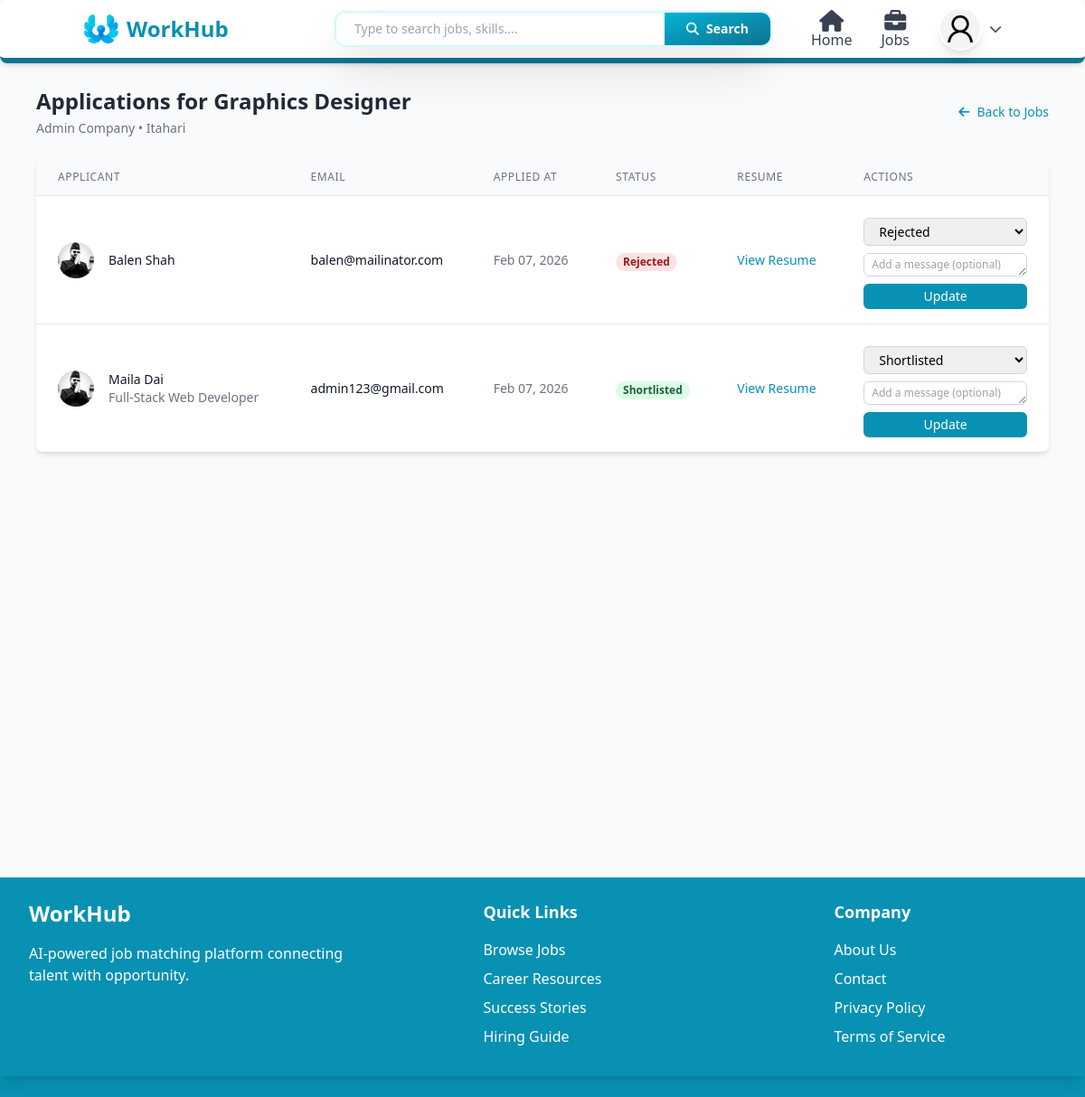
The page /jobs/4/applications (signed in) on the database its author committed.
### users/models.py (models this page shows, shortened)
class Profile(models.Model):
    def generateImagePath(instance, filename):
        return f"users/{instance.user.username}/{filename}"
    class RoleOptions(models.TextChoices):
        Admin = "Admin", "Admin"
        JobSeeker = "Job Seeker", "Job Seeker"
        Recruiter = "Recruiter", "Recruiter"
    class GenderOptions(models.TextChoices):
        Male = "Male", "Male"
        Female = "Female", "Female"
        Others = "Others", "Others"
    class JobTypeOptions(models.TextChoices):
        FullTime = "Full Time", "Full Time"
        PartTime = "Part Time", "Part Time"
        Contract = "Contract", "Contract"
        Intern = "Internship", "Internship"
    class WorkModeOptions(models.TextChoices):
        OnSite = "On-site", "On-site"
        Remote = "Remote", "Remote"
        Hybrid = "Hybrid", "Hybrid"
    user = models.OneToOneField(User, on_delete=models.CASCADE)
    position = models.CharField(max_length=100, blank=True)
    summary = models.TextField(blank=True)
    address = models.CharField(max_length=50)
    phone = models.CharField( max_length=10)
    nationality = models.CharField( max_length=15, default="Nepal")
    gender = models.CharField( choices=GenderOptions, default=GenderOptions.Male, max_length=6 )
    profile_image = models.ImageField( blank=True, null=True, upload_to=generateImagePath, default="users/default_user.png" )
    dob = models.DateField(blank=True, null=True)
    role = models.CharField(max_length=10, choices=RoleOptions, default=RoleOptions.JobSeeker)
    skills = models.ManyToManyField(Skill, blank=True, related_name="profiles")
    preferred_location = models.CharField(max_length=100, blank=True)
    preferred_job_type = models.CharField(max_length=50, choices=JobTypeOptions, blank=True)
    preferred_work_mode = models.CharField(max_length=20, choices=WorkModeOptions, blank=True)
    created_at = models.DateTimeField(auto_now_add=True)
    def completion_percentage(self):
        checks = [
            bool(self.position),
            bool(self.summary),
            bool(self.address),
            bool(self.phone),
            bool(self.dob),
            bool(self.profile_image),
            self.skills.exists(),
            self.educations.exists(),
            self.experiences.exists(),
            self.projects.exists(),
            bool(self.preferred_location),
            bool(self.preferred_job_type),
            bool(self.preferred_work_mode),
        ]
        completed = sum(checks)
        total = len(checks)
        return int((completed / total) * 100)

### jobs/models.py (models this page shows, shortened)
class Job(models.Model):
    class EMPLOYMENT_TYPE_CHOICES (models.TextChoices):
        FullTime = "Full Time", "Full Time"
        PartTime = "Part Time", "Part Time"
        Contract = "Contract", "Contract"
        Intern = "Internship", "Internship"
    class WORK_MODE_CHOICES (models.TextChoices):
        OnSite = "On-site", "On-site"
        Remote = "Remote", "Remote"
        Hybrid = "Hybrid", "Hybrid"
    title = models.CharField(max_length=150)
    description = models.TextField()
    company = models.ForeignKey(Company, on_delete=models.CASCADE, related_name="jobs")
    location = models.CharField(max_length=150)
    recruiter = models.ForeignKey(User, on_delete=models.CASCADE, related_name="jobs_recruited")
    employment_type = models.CharField(max_length=20, choices=EMPLOYMENT_TYPE_CHOICES, default=EMPLOYMENT_TYPE_CHOICES.FullTime )
    work_mode = models.CharField( max_length=20, choices=WORK_MODE_CHOICES , default=WORK_MODE_CHOICES.OnSite )
    min_experience = models.PositiveIntegerField( help_text="Minimum experience required (in years)"  )
    vacancies = models.PositiveIntegerField( default=1 )
    salary_min = models.PositiveIntegerField( null=True, blank=True )
    salary_max = models.PositiveIntegerField( null=True, blank=True )
    skills = models.ManyToManyField( Skill,  related_name="jobs", blank=True )
    is_active = models.BooleanField(default=True)
    created_at = models.DateTimeField(auto_now_add=True)
    updated_at = models.DateTimeField(auto_now=True)

### companies/models.py (models this page shows, shortened)
class Company(models.Model):
    def generateImagePath(instance, filename):
        return f"companies/{instance.created_by.username}/{filename}"
    class OrganizationSize(models.TextChoices):
        SIZE_1_10 = "1-10", "1-10 employees"
        SIZE_11_50 = "11-50", "11-50 employees"
        SIZE_51_200 = "51-200", "51-200 employees"
        SIZE_201_500 = "201-500", "201-500 employees"
        SIZE_501_1000 = "501-1000", "501-1000 employees"
        SIZE_1000_PLUS = "1000+", "1000+ employees"
    class OrganizationType(models.TextChoices):
        PRIVATE = "private", "Private"
        PUBLIC = "public", "Public"
        NON_PROFIT = "non_profit", "Non-profit"
        GOVERNMENT = "government", "Government"
        EDUCATIONAL = "educational", "Educational"
        SELF_EMPLOYED = "self_employed", "Self-employed"
    name = models.CharField(max_length=255)
    description = models.TextField(blank=True)
    public_url = models.SlugField(unique=True)
    website = models.URLField(blank=True)
    industry = models.CharField(max_length=100)
    organization_size = models.CharField(max_length=20, choices=OrganizationSize.choices)
    organization_type = models.CharField(max_length=20, choices=OrganizationType.choices)
    logo = models.ImageField(upload_to=generateImagePath,default="users/default_company.png")
    tagline = models.CharField(max_length=120, blank=True)
    created_by = models.ForeignKey(User, on_delete=models.CASCADE, related_name="companies_created")
    created_at = models.DateTimeField(auto_now_add=True)

### applications/models.py (models this page shows, shortened)
class Application(models.Model):
    class STATUS_CHOICES (models.TextChoices):
        Applied =   "applied", "Applied"
        Reviewing = "reviewing", "Reviewing"
        Shortlisted =  "shortlisted", "Shortlisted"
        Rejected =  "rejected", "Rejected"
        Hired =  "hired", "Hired"
    job = models.ForeignKey(Job, on_delete=models.CASCADE, related_name="applications")
    applicant = models.ForeignKey(User, on_delete=models.CASCADE, related_name="applications")
    status = models.CharField(max_length=20, choices=STATUS_CHOICES, default="applied")
    applied_at = models.DateTimeField(auto_now_add=True)
    updated_at = models.DateTimeField(auto_now=True)
    class Meta:
        unique_together = ("job", "applicant")
        ordering = ["-applied_at"]

### jobs/views.py (the view)
# urls.py: path("<int:pk>/applications", job_applications, name="job_applications")
@login_required(login_url="/user/login/")
def job_applications(request, pk):
    job = get_object_or_404(Job, pk=pk)
    user = request.user
    if not (job.recruiter == user or (job.company and job.company.created_by == user)):
        messages.error(request, "You are not authorized to view applications for this job.")
        return redirect("/company/pages?tab=jobs")
    applications = Application.objects.filter(job=job).select_related('applicant__profile').order_by('-applied_at')
    return render(request, "pages/jobs/job_applications.html", {"job": job, "applications": applications})

### templates/pages/jobs/job_applications.html (shortened to what this page needs)
{% extends 'layouts/main.html' %}
{% block content %}
<div class="mx-6 px-4 py-8">
  <div class="flex items-center justify-between mb-6">
    <div>
      <h1 class="text-2xl font-semibold text-gray-800">
        Applications for {{ job.title }}
      </h1>
      <p class="text-sm text-gray-500 mt-1">
        {{ job.company.name }} • {{ job.location }}
      </p>
    </div>
    <a href="/company/pages/?tab=jobs" class="text-cyan-600 hover:text-cyan-700 text-sm font-medium">
      <i class="fas fa-arrow-left mr-2"></i>Back to Jobs
    </a>
  </div>
  {% if applications %}
    <div class="bg-white shadow-md rounded-lg overflow-hidden">
      <table class="min-w-full divide-y divide-gray-200">
        <thead class="bg-gray-50">
          <tr>
            <th class="px-6 py-3 text-left text-xs font-medium text-gray-500 uppercase tracking-wider">Applicant</th>
            <th class="px-6 py-3 text-left text-xs font-medium text-gray-500 uppercase tracking-wider">Email</th>
            <th class="px-6 py-3 text-left text-xs font-medium text-gray-500 uppercase tracking-wider">Applied At</th>
            <th class="px-6 py-3 text-left text-xs font-medium text-gray-500 uppercase tracking-wider">Status</th>
            <th class="px-6 py-3 text-left text-xs font-medium text-gray-500 uppercase tracking-wider">Resume</th>
            <th class="px-6 py-3 text-left text-xs font-medium text-gray-500 uppercase tracking-wider">Actions</th>
          </tr>
        </thead>
        <tbody class="bg-white divide-y divide-gray-200">
          {% for application in applications %}
            <tr class="hover:bg-gray-50">
              <td class="px-6 py-4 whitespace-nowrap">
                <div class="flex items-center">
                  {% if application.applicant.profile.profile_image %}
                    <img class="h-10 w-10 rounded-full object-cover" src="{{ application.applicant.profile.profile_image.url }}" alt="{{ application.applicant.get_full_name }}">
                  {% else %}
                    <div class="h-10 w-10 rounded-full bg-gray-300 flex items-center justify-center">
                      <i class="fas fa-user text-gray-600"></i>
                    </div>
                  {% endif %}
                  <div class="ml-4">
                    <div class="text-sm font-medium text-gray-900">
                      {{ application.applicant.get_full_name|default:application.applicant.username }}
                    </div>
                    {% if application.applicant.profile.position %}
                      <div class="text-sm text-gray-500">
                        {{ application.applicant.profile.position }}
                      </div>
                    {% endif %}
                  </div>
                </div>
              </td>
              <td class="px-6 py-4 whitespace-nowrap text-sm text-gray-900">
                {{ application.applicant.email }}
              </td>
              <td class="px-6 py-4 whitespace-nowrap text-sm text-gray-500">
                {{ application.applied_at|date:"M d, Y" }}
              </td>
              <td class="px-6 py-4 whitespace-nowrap">
                <span class="px-2 inline-flex text-xs leading-5 font-semibold rounded-full
                  {% if application.status == 'shortlisted' %}bg-green-100 text-green-800{% endif %}
                  {% if application.status == 'rejected' %}bg-red-100 text-red-800{% endif %}
                  {% if application.status == 'hired' %}bg-purple-100 text-purple-800{% endif %}">
                  {{ application.get_status_display }}
                </span>
              </td>
              <td class="px-6 py-4 whitespace-nowrap text-sm font-medium">
                <a href="{% url 'generate-resume' application.applicant.profile.id %}" class="text-cyan-600 hover:text-cyan-900">
                  View Resume
                </a>
              </td>
              <td class="px-6 py-4 whitespace-nowrap text-sm font-medium">
                <form method="post" action="{% url 'change_application_status' application.id %}" class="flex flex-col space-y-2">
                  <select name="status" class="px-3 py-1 border border-gray-300 rounded-md text-sm focus:outline-none focus:ring-2 focus:ring-cyan-500">
                    <option value="shortlisted" {% if application.status == 'shortlisted' %}selected{% endif %} class="text-green-600">Shortlisted</option>
                    <option value="rejected" {% if application.status == 'rejected' %}selected{% endif %} class="text-red-600">Rejected</option>
                  </select>
                  <textarea name="status_message" placeholder="Add a message (optional)" class="px-2 py-1 border border-gray-300 rounded-md text-xs focus:outline-none focus:ring-1 focus:ring-cyan-500" rows="1"></textarea>
                  <button type="submit" class="px-3 py-1 bg-cyan-600 text-white text-sm rounded-md hover:bg-cyan-700 transition">Update</button>
                </form>
              </td>
            </tr>
          {% endfor %}
        </tbody>
      </table>
    </div>
  {% endif %}
</div>
{% endblock %}

### templates/layouts/main.html (shortened to what this page needs)
<!DOCTYPE html>
<html lang="en">
  <head>
    <script src="https://cdn.tailwindcss.com"></script>
    <link rel="stylesheet" href="https://cdnjs.cloudflare.com/ajax/libs/font-awesome/6.5.0/css/all.min.css" />
  </head>
  <body class="bg-gray-50">
    <nav class="fixed w-full z-50 bg-white shadow-md border-b-[6px] border-cyan-700 rounded-lg no-print">
      <div class="mx-auto px-4 sm:px-6 lg:px-8 ml-[5%] mr-[5%]">
        <div class="grid grid-cols-8 space-x-6 items-center h-16">
          <a href="/" class="flex items-center gap-2 col-span-2">
            <img class="h-10 w-10" src="/media/system_image/logo1.png" alt="Logo" />
            <h1 class="hidden md:block text-2xl font-bold text-cyan-600">WorkHub</h1>
          </a>
          <div class="col-span-4 relative">
            {% if request.path != "/" %}
              {% include 'components/search_bar.html' %}
            {% endif %}
          </div>
          {% if request.user.is_authenticated %}
            <div class="hidden md:flex items-center space-x-8 ms-auto relative col-span-2">
              <a href="/dashboard" class="ml-auto mt-auto flex flex-col space-y-2 items-center text-gray-700 hover:text-cyan-600 transition duration-300">
                <i class="fa fa-xl fa-home"></i>
                <span class="">Home</span>
              </a>
              <a href="/jobs" class="mt-auto flex flex-col space-y-2 items-center text-gray-700 hover:text-cyan-600 transition duration-300">
                <i class="fa-solid fa-xl fa-briefcase"></i>
                <span class="">Jobs</span>
              </a>
              <div class="" id="profileDropdown">
                <button type="button" onclick="toggleDropdown()" class="flex items-center gap-2 focus:outline-none">
                  <img src="{{ request.user.profile.profile_image.url }}" alt="{{ user.username }}" class="w-12 h-12 rounded-full bg-gray-100 border-2 border-white shadow-lg object-cover hover:border-cyan-600 hover:scale-[1.05] transition duration-300 cursor-pointer" />
                  <i id="dropdownArrow" class="fas fa-chevron-down text-gray-600 text-sm transition-transform duration-300"></i>
                </button>
              </div>
            </div>
          {% endif %}
        </div>
      </div>
    </nav>
    <div class="flex flex-col pt-16 pb-4 min-h-[80vh]">
      {% block content %}
      {% endblock %}
    </div>
    <footer class="bg-cyan-600 text-white py-6 no-print">
      <div class="shadow-lg pb-8">
        <div class="max-w-7xl mx-auto px-4 sm:px-6 lg:px-8 grid grid-cols-1 md:grid-cols-3 gap-4">
          <div class="mx-auto">
            <h3 class="text-2xl font-bold mb-4">WorkHub</h3>
            <p class="">AI-powered job matching platform connecting talent with opportunity.</p>
          </div>
          <div class="mx-auto">
            <h4 class="text-lg font-semibold mb-4">Quick Links</h4>
            <ul class="space-y-2">
              <li>
                <a href="#" class="hover:text-green-400 transition duration-300">Browse Jobs</a>
              </li>
              <li>
                <a href="#" class="hover:text-green-400 transition duration-300">Career Resources</a>
              </li>
              <li>
                <a href="#" class="hover:text-green-400 transition duration-300">Success Stories</a>
              </li>
              <li>
                <a href="#" class="hover:text-green-400 transition duration-300">Hiring Guide</a>
              </li>
            </ul>
          </div>
          <div class="mx-auto">
            <h4 class="text-lg font-semibold mb-4">Company</h4>
            <ul class="space-y-2">
              <li>
                <a href="#" class="hover:text-green-400 transition duration-300">About Us</a>
              </li>
              <li>
                <a href="#" class="hover:text-green-400 transition duration-300">Contact</a>
              </li>
              <li>
                <a href="#" class="hover:text-green-400 transition duration-300">Privacy Policy</a>
              </li>
              <li>
                <a href="#" class="hover:text-green-400 transition duration-300">Terms of Service</a>
              </li>
            </ul>
          </div>
        </div>
      </div>
    </footer>
  </body>
</html>

### templates/layouts/main.html (style rules this page uses)
* { margin: 0; }

### rows shown on the page
Job: title "Graphics Designer", company.name "Admin Company", location "Itahari"
Application: applicant.profile.profile_image (picture), applicant.get_full_name "Balen Shah", applicant.email "balen@mailinator.com", applied_at "Feb 07, 2026", status "Rejected"
Application: applicant.profile.profile_image (picture), applicant.get_full_name "Maila Dai", applicant.profile.position "Full-Stack Web Developer", applicant.email "admin123@gmail.com", applied_at "Feb 07, 2026", status "Shortlisted"
